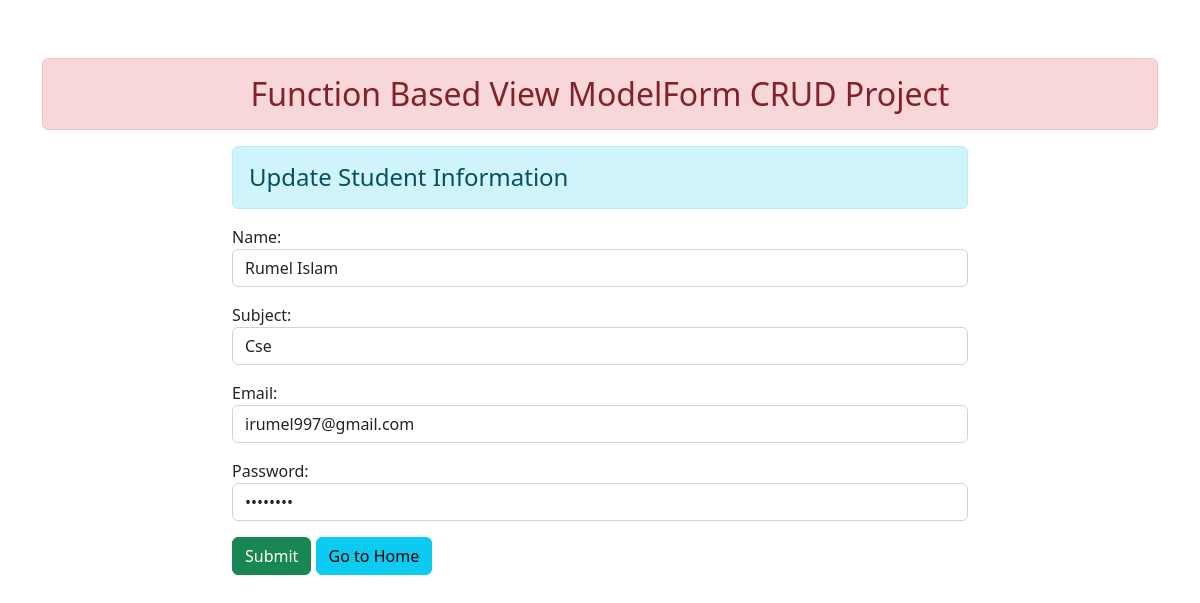
The app's page /update/1/ with its own data.
### myapp/models.py (models this page shows)
class User(models.Model):
    name = models.CharField(max_length=50)
    subject = models.CharField(max_length=50)
    email = models.EmailField(max_length=50)
    password = models.CharField(max_length=50)

### myapp/views.py (the view)
# urls.py: path('update/<int:id>/', views.update_data, name='update-data'),
def update_data(request, id):
    if request.method == 'POST':
        up = User.objects.get(pk=id)
        fm = StudentRegistrationForm(request.POST, instance=up)
        if fm.is_valid():
            fm.save()
    else:
        up = User.objects.get(pk=id)
        fm = StudentRegistrationForm(instance=up)
    return render(request, 'myapp/update.html', {'form':fm})

### myapp/forms.py
class StudentRegistrationForm(forms.ModelForm):
    class Meta:
        model = User
        fields = ['id', 'name', 'subject', 'email', 'password']
        widgets = {
            'name': forms.TextInput(attrs={'class':'form-control'}),
            'subject': forms.TextInput(attrs={'class':'form-control'}),
            'email': forms.EmailInput(attrs={'class':'form-control'}),
            'password': forms.PasswordInput(render_value=True, attrs={'class':'form-control'}),
        }

### myapp/templates/myapp/update.html (shortened to what this page needs)
{% extends 'myapp/base.html' %}
{% block content %}
<div class="row">
    <div class="col-sm-8 offset-2">
        <h4 class="alert alert-info" >Update Student Information</h4>
        <form action="", method="post">
            {{ form.as_p }}
            <input type="submit" class="btn btn-success" value="Submit">
            <a href="{% url 'add_show' %}" class="btn btn-info">Go to Home</a>
        </form>
    </div>
</div>
{% endblock content %}

### myapp/templates/myapp/base.html (style rules this page uses)
body { margin-left: 50%; margin-right: 50%; padding: 10px 10px 30px 10px; font-family: sans-serif; }

### records on screen
User: name "Rumel Islam", subject "Cse", email "irumel997@gmail.com"
